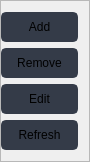
                            <widget class="QFrame" name="update_bakery_btn_area">
                             <property name="minimumSize">
                              <size>
                               <width>90</width>
                               <height>0</height>
                              </size>
                             </property>
                             <property name="maximumSize">
                              <size>
                               <width>90</width>
                               <height>16777215</height>
                              </size>
                             </property>
                             <property name="frameShape">
                              <enum>QFrame::StyledPanel</enum>
                             </property>
                             <property name="frameShadow">
                              <enum>QFrame::Raised</enum>
                             </property>
                             <layout class="QVBoxLayout" name="verticalLayout_24">
                              <property name="leftMargin">
                               <number>0</number>
                              </property>
                              <item>
                               <widget class="QPushButton" name="add_bak_btn">
                                <property name="minimumSize">
                                 <size>
                                  <width>0</width>
                                  <height>30</height>
                                 </size>
                                </property>
                                <property name="maximumSize">
                                 <size>
                                  <width>16777215</width>
                                  <height>30</height>
                                 </size>
                                </property>
                                <property name="styleSheet">
                                 <string notr="true">QPushButton {
	border: 2px solid rgb(52, 59, 72);
	border-radius: 5px;	
	background-color: rgb(52, 59, 72);
}
QPushButton:hover {
	background-color: rgb(31, 181, 123);
	border: 2px solid rgb(31, 181, 123);
}
QPushButton:pressed {	
	background-color: rgb(83, 191, 157);
	border: 2px solid rgb(31, 181, 123);
}</string>
                                </property>
                                <property name="text">
                                 <string>Add</string>
                                </property>
                                <property name="icon">
                                 <iconset resource="files.qrc">
                                  <normaloff>:/16x16/icons/16x16/cil-plus.png</normaloff>:/16x16/icons/16x16/cil-plus.png</iconset>
                                </property>
                               </widget>
                              </item>
                              <item>
                               <widget class="QPushButton" name="remove_bak_btn">
                                <property name="minimumSize">
                                 <size>
                                  <width>0</width>
                                  <height>30</height>
                                 </size>
                                </property>
                                <property name="maximumSize">
                                 <size>
                                  <width>16777215</width>
                                  <height>30</height>
                                 </size>
                                </property>
                                <property name="styleSheet">
                                 <string notr="true">QPushButton {
	border: 2px solid rgb(52, 59, 72);
	border-radius: 5px;	
	background-color: rgb(52, 59, 72);
}
QPushButton:hover {
	background-color: rgb(220, 53, 53);
	border: 2px solid rgb(220, 53, 53);
}
QPushButton:pressed {	
	background-color: rgb(235, 83, 83);
	border: 2px solid rgb(220, 53, 53);
}</string>
                                </property>
                                <property name="text">
                                 <string>Remove</string>
                                </property>
                                <property name="icon">
                                 <iconset resource="files.qrc">
                                  <normaloff>:/16x16/icons/16x16/cil-minus.png</normaloff>:/16x16/icons/16x16/cil-minus.png</iconset>
                                </property>
                               </widget>
                              </item>
                              <item>
                               <widget class="QPushButton" name="edit_bak_btn">
                                <property name="minimumSize">
                                 <size>
                                  <width>0</width>
                                  <height>30</height>
                                 </size>
                                </property>
                                <property name="maximumSize">
                                 <size>
                                  <width>16777215</width>
                                  <height>30</height>
                                 </size>
                                </property>
                                <property name="styleSheet">
                                 <string notr="true">QPushButton {
	border: 2px solid rgb(52, 59, 72);
	border-radius: 5px;	
	background-color: rgb(52, 59, 72);
}
QPushButton:hover {
	background-color: rgb(255, 197, 77);
	border: 2px solid rgb(255, 197, 77);
}
QPushButton:pressed {	
	background-color: rgb(244, 157, 26);
	border: 2px solid rgb(255, 197, 77);
}</string>
                                </property>
                                <property name="text">
                                 <string>Edit</string>
                                </property>
                                <property name="icon">
                                 <iconset resource="files.qrc">
                                  <normaloff>:/16x16/icons/16x16/cil-pencil.png</normaloff>:/16x16/icons/16x16/cil-pencil.png</iconset>
                                </property>
                               </widget>
                              </item>
                              <item>
                               <widget class="QPushButton" name="refresh_bak_btn">
                                <property name="minimumSize">
                                 <size>
                                  <width>0</width>
                                  <height>30</height>
                                 </size>
                                </property>
                                <property name="maximumSize">
                                 <size>
                                  <width>16777215</width>
                                  <height>30</height>
                                 </size>
                                </property>
                                <property name="styleSheet">
                                 <string notr="true">QPushButton {
	border: 2px solid rgb(52, 59, 72);
	border-radius: 5px;	
	background-color: rgb(52, 59, 72);
}
QPushButton:hover {
	background-color: rgb(57, 65, 80);
	border: 2px solid rgb(61, 70, 86);
}
QPushButton:pressed {	
	background-color: rgb(35, 40, 49);
	border: 2px solid rgb(43, 50, 61);
}</string>
                                </property>
                                <property name="text">
                                 <string>Refresh</string>
                                </property>
                                <property name="icon">
                                 <iconset resource="files.qrc">
                                  <normaloff>:/16x16/icons/16x16/cil-reload.png</normaloff>:/16x16/icons/16x16/cil-reload.png</iconset>
                                </property>
                               </widget>
                              </item>
                             </layout>
                            </widget>
